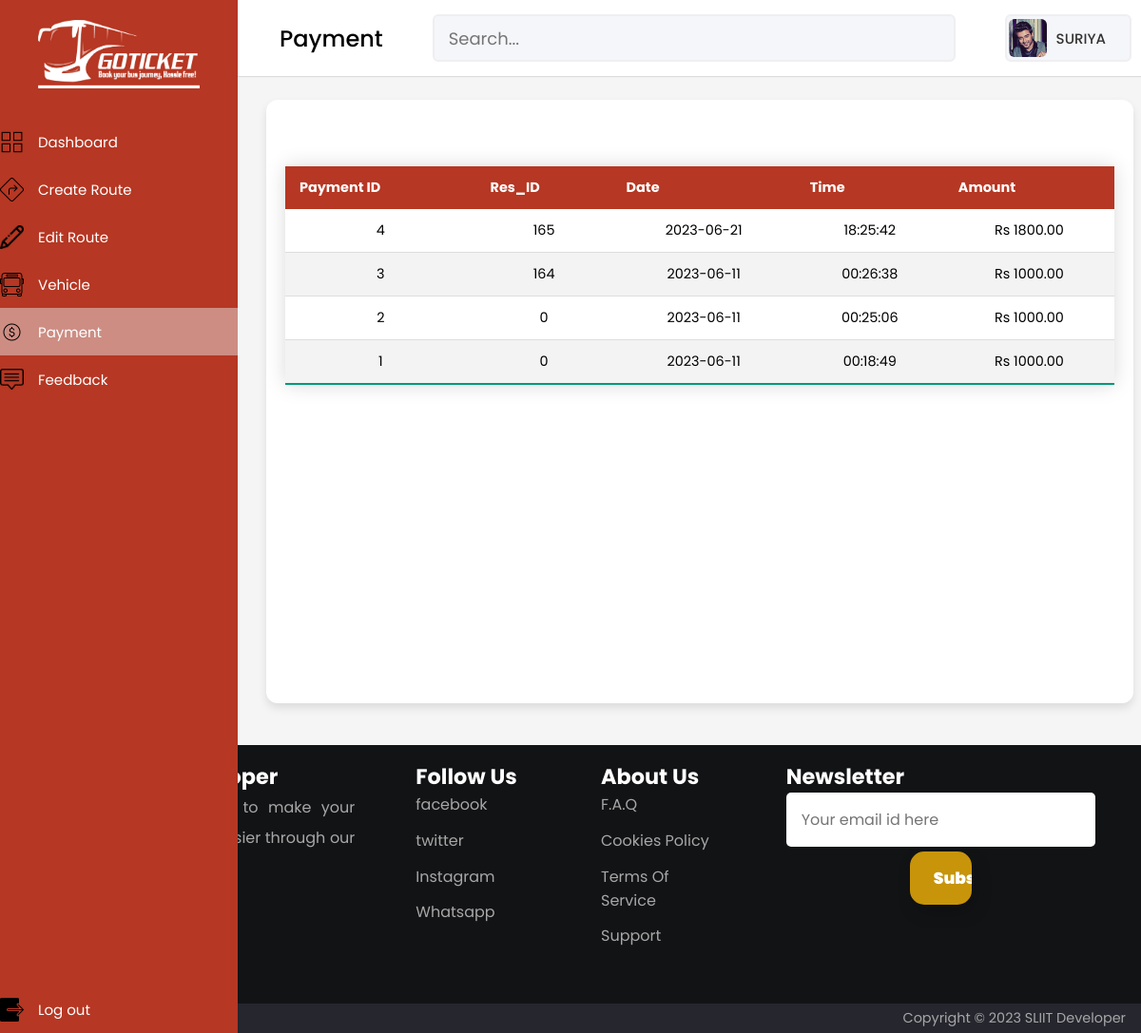
Page /adminpayment.php on the committed database.
### tables this page shows
CREATE TABLE `payment` (
  `P_id` int(10) NOT NULL,
  `R_id` int(10) NOT NULL,
  `Date` date NOT NULL,
  `Time` time NOT NULL,
  `Amount` float NOT NULL
);

### adminpayment.php (the view, shortened to what this page needs)
<?php
require 'config.php';
?>
<!DOCTYPE html>
<html lang="en" lang="en>
<head>
    <title> Payments </title>
    <script type="text/javascript" src="javascript.js"></script>
<link rel="stylesheet" href="style.css">
    <link rel="stylesheet" href="stylea.css">
</head>
<body>
    <div class="sidebar" style="height:100%;">
        <div class="logo-details">
            <img src="image\bus.png">
        </div>
    <ul class="nav-links">
        <li>
            <a href="dashboard.php" >
            <img src="images/icons8-dashboard-48.png">
            <span class="links_name"> &emsp;Dashboard</span>
            </a>
        </li>
        <li>
            <a href="Createroute.php" >
                <img src="images/icons8-route-50.png">
            <span class="links_name"> &emsp;Create Route</span>
            </a>
        </li>
        <li>
            <a href="Editroute.php" >
                <img src="images/icons8-modify-58.png">
            <span class="links_name"> &emsp;Edit Route</span>
            </a>
        </li>
        <li>
            <a href="vehicle.php" >
                <img src="images/icons8-bus-station-50.png">
            <span class="links_name"> &emsp;Vehicle</span>
            </a>
        </li>
        <li>
            <a href="adminpayment.php" class="active">
                <img src="images/icons8-wallet-50.png">
            <span class="links_name"> &emsp;Payment</span>
            </a>
        </li>
        <li>
            <a href="adminfeedback.php">
                <img src="images/icons8-online-support-50.png">
            <span class="links_name"> &emsp;Feedback</span>
            </a>
        </li>
        <li class="log_out">
            <a href="index.php">
                <img src="images/icons8-log-out-50.png">
            <span class="links_name"> &emsp;Log out</span>
            </a>
        </li>
    </ul>
    </div>
	<section class="home-section">
        <nav>
            <div class="sidebar-button">
                <span class="dashboard">&emsp;Payment</span>
            </div>
            <div class="search-box">
                <input type="text" placeholder="Search..." />
            </div>
            <div class="profile-details">
                <img src="images/admin.jpg" alt="" />
                <span class="admin_name">SURIYA</span>
            </div>
        </nav>
		<div class="Create-route">
            <br>
			<div class="scroll">
<table class="tablestyle">
	<thead style="background-color: #b63723;">
	<tr>
	<th>Payment ID</th>
	<th> Res_ID</th>
	<th>Date</th>
	<th>Time</th>
	<th>Amount</th>
	</tr>
	</thead>
	<?php
	$sql = "select * from payment order by P_id desc";
	$result = $conn->query($sql);
	if($result->num_rows>0){
		while($row = $result->fetch_assoc()){
			echo"<tr>
				<td>".$row["P_id"]."</td>
				<td>".$row["R_id"]."</td>
				<td>".$row["Date"]."</td>
				<td>".$row["Time"]."</td>
				<td>Rs ".$row["Amount"].".00</td>";
		}
	}
	else{
		echo "feedback table is empty";
	}
	?>
	</table>
	</div>
</div>
</section>
</body>
<footer>
    <div class="row primary">
        <div class="column about">
            <h3>ChocoBois Developer</h3>
            <p>
                Gotickets is developled to make your Jornerey bookings do easier through our website
            </p>
        </div>
        <div class="column links">
            <h3>Follow Us</h3>
            <ul>
                <li>
                    <a href="#faq">facebook</a>
                </li>
                <li>
                    <a href="#cookies-policy">twitter</a>
                </li>
                <li>
                    <a href="#terms-of-services">Instagram</a>
                </li>
                <li>
                    <a href="#support">Whatsapp</a>
                </li>
            </ul>
        </div>
        <div class="column links">
            <h3>About Us</h3>
            <ul>
                <li>
                    <a href="#faq">F.A.Q</a>
                </li>
                <li>
                    <a href="#cookies-policy">Cookies Policy</a>
                </li>
                <li>
                    <a href="#terms-of-services">Terms Of Service</a>
                </li>
                <li>
                    <a href="#support">Support</a>
                </li>
            </ul>
        </div>
        <div class="column subscribe">
        <h3>Newsletter</h3>
            <div>
                <input type="email" placeholder="Your email id here" />
                <button>Subscribe</button>
            </div>
        </div>
    </div>
        <div class="row copyright">
        <p>Copyright &copy; 2023 SLIIT Developer</p>
        </div>
    </footer>
</html>

### style.css (style rules this page uses)
* { margin: 0; padding: 0; box-sizing: border-box; font-family: 'Poppins', sans-serif; }
.sidebar { position:absolute; height: 100%; width: 250px; background: #b63723; transition: all 0.5s ease; }
.sidebar .logo-details { height: 114px; display: flex; align-items: center; flex-direction: row; align-content: flex-start; justify-content: center; }
.sidebar .logo-details img { font-size: 50px ; font-weight: 500; color: #fff; width: 170px; text-align: center }
.sidebar .nav-links { margin-top: 10px; }
.sidebar .nav-links li { position: relative; list-style: none; height: 50px; }
.sidebar .nav-links li a { height: 100%; width: 100%; display: flex; align-items: center; text-decoration: none; transition: all 0.4s ease; }
.sidebar .nav-links li a.active { background: #cd8d83; }
.sidebar .nav-links li img { width: 25px; text-align: center; font-size: 18px; color: #fff; }
.sidebar .nav-links li a .links_name { color: #fff; font-size: 15px; font-weight: 400; white-space: nowrap; }
.sidebar .nav-links .log_out { position: absolute; bottom: 0; width: 100%; }
.home-section { position: relative; background: #f5f5f5; min-height: 98vh; width: calc(100% - 240px); left: 250px; transition: all 0.5s ease; }
.home-section nav { display: flex; justify-content: space-between; height: 80px; background: #fff; display: flex; align-items: center; position: absolute; width: 100%; left: 0px; z-index: 100; padding: 0 20px; box-shadow: 0 1px 1px rgba(0, 0, 0, 0.1); transition: all 0.5s ease; }
.home-section nav .sidebar-button { display: flex; align-items: center; font-size: 24px; font-weight: 500; }
.home-section nav .search-box { position: relative; height: 50px; max-width: 550px; width: 100%; margin: 0 20px; }
nav .search-box input { height: 100%; width: 100%; outline: none; background: #F5F6FA; border: 2px solid #EFEEF1; border-radius: 6px; font-size: 18px; padding: 0 15px; }
.home-section nav .profile-details { display: flex; align-items: center; background: #F5F6FA; border: 2px solid #EFEEF1; border-radius: 6px; height: 50px; padding: 0 15px 0 2px; }
nav .profile-details img { height: 40px; width: 40px; border-radius: 6px; object-fit: cover; }
nav .profile-details .admin_name { font-size: 15px; font-weight: 500; color: #333; margin: 0 10px; white-space: nowrap; }
.Create-route { width: 95%; height: 81%; background: #fff; border-radius: 12px; box-shadow: 0 5px 10px rgba(0, 0, 0, 0.1); position:absolute; top: 105px; bottom: 0px; left: 30px; }
footer { background-color: #121315; color: #a7a7a7; font-size: 16px; }
footer * { font-family: "Poppins", sans-serif; box-sizing: border-box; border: none; outline: none; }
footer .row { padding: 1em 1em; }
footer .row.primary { display: grid; grid-template-columns: 2fr 1fr 1fr 2fr; align-items: stretch; }
footer .column { width: 100%; display: flex; flex-direction: column; padding: 0 2em; min-height: 15em; }
footer h3 { width: 100%; text-align: left; color: white; font-size: 1.4em; white-space: nowrap; }
footer ul { list-style: none; display: flex; flex-direction: column; padding: 0; margin: 0; }
footer li:not(:first-child) { margin-top: 0.8em; }
footer ul li a { color: #a7a7a7; text-decoration: none; }
footer .about p { text-align: justify; line-height: 2; margin: 0; }
footer input,button { font-size: 1em; padding: 1em; width: 100%; border-radius: 5px; margin-bottom: 5px; }
footer button { background-color: #c7940a; color: #ffffff; }
footer .copyright { padding: 0.3em 1em; background-color: #25262e; }
footer .copyright p { font-size: 0.9em; text-align: right; }

### stylea.css (style rules this page uses)
.tablestyle { border-collapse: collapse; margin: 25px 0; font-size: 0.9em; font-family: sans-serif; width: 100%; box-shadow: 0 0 20px rgba(0, 0, 0, 0.15); }
.tablestyle thead tr { background-color: #b63723; color: #ffffff; text-align: left; }
.tablestyle th, .tablestyle td { padding: 12px 15px; }
.tablestyle tbody tr { border-bottom: 1px solid #dddddd; }
.tablestyle tbody tr:nth-of-type(even) { background-color: #f3f3f3; }
.tablestyle tbody tr:last-of-type { border-bottom: 2px solid #009879; }
button { padding: 15px 25px; border: unset; border-radius: 15px; color: #212121; z-index: 1; background: #e8e8e8; position: relative; font-weight: 1000; font-size: 17px; -webkit-box-shadow: 4px 8px 19px -3px rgba(0,0,0,0.27); box-shadow: 4px 8px 19px -3px rgba(0,0,0,0.27); transition: all 250ms; overflow: hidden; width: 20%; left: 40%; }

### rows in the picture
payment: P_id "4", R "165", Date "2023-06-21", Time "18:25:42", Amount "1800"
payment: P_id "3", R "164", Date "2023-06-11", Time "00:26:38", Amount "1000"
payment: P_id "2", R "0", Date "2023-06-11", Time "00:25:06", Amount "1000"
payment: P_id "1", R "0", Date "2023-06-11", Time "00:18:49", Amount "1000"
